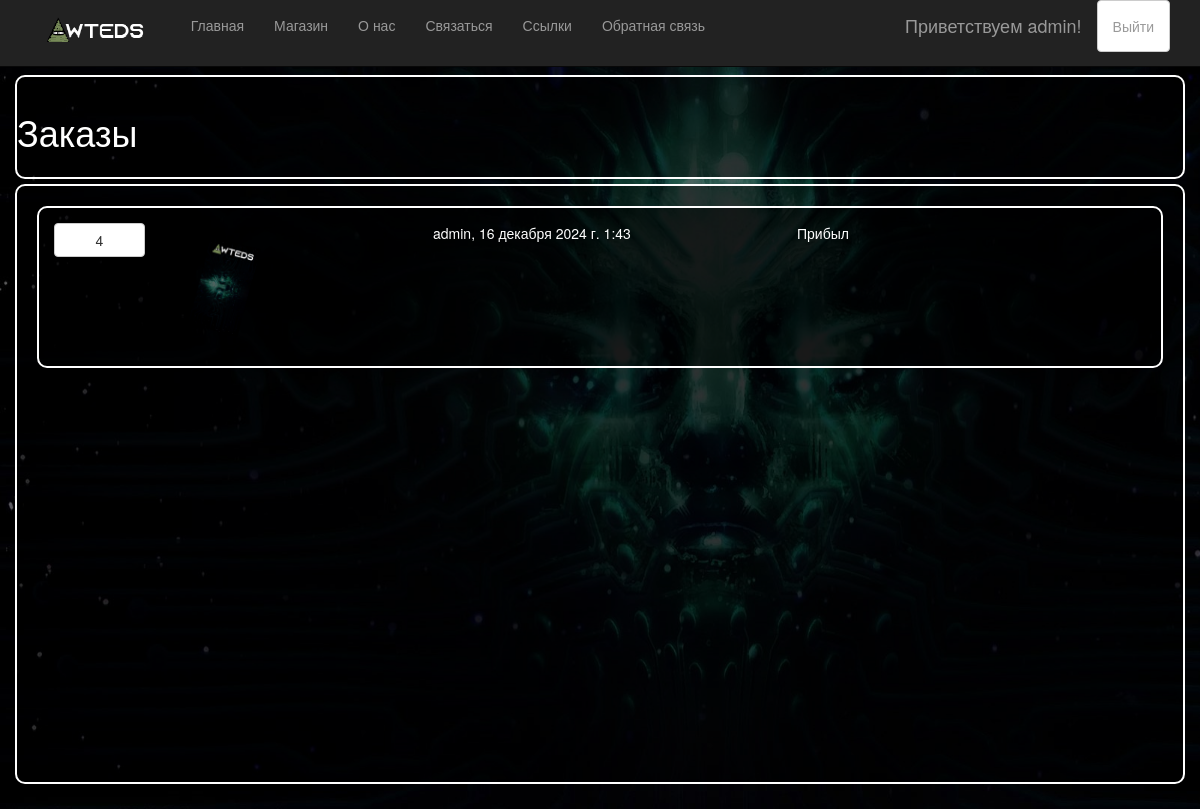
Screenshot of /orders/ (signed in) with the database file from the repository.
### app/models.py (models this page shows, shortened)
class Order (models.Model):
    merch = models.ForeignKey(Merch, on_delete = models.CASCADE, verbose_name = "Товары")
    placed_by = models.ForeignKey(User, verbose_name = "Заказчик", on_delete = models.SET_DEFAULT, default = "Удаленный пользователь")
    amount = models.IntegerField()
    totalcost = models.DecimalField(max_digits = 10, decimal_places = 2, verbose_name = "Итого")
    creation_date = models.DateTimeField(default = datetime.now(), verbose_name = "Создание")
    status = models.CharField(max_length = 32, db_default = "AS", default = "Собирается",
                             verbose_name = "", choices = [
                                ("AS", "Собирается"),
                                ("SE", "Отправлен"),
                                ("AR", "Прибыл"),
                            ])
    class Meta:
        db_table = "orders"
        ordering = ["-creation_date"]
        verbose_name = "заказ"
        verbose_name_plural = "заказы"

class Merch (models.Model):
    name = models.CharField(max_length = 127, verbose_name = "Название")
    description = models.TextField(verbose_name = "Описание")
    cost = models.DecimalField(max_digits = 8, decimal_places = 2, verbose_name = "Цена")
    image_1 = models.ImageField(max_length = 255, null = True, blank = True, verbose_name = "Картинка (1)")
    image_2 = models.ImageField(max_length = 255, null = True, blank = True, verbose_name = "Картинка (2)")
    image_3 = models.ImageField(max_length = 255, null = True, blank = True, verbose_name = "Картинка (3)")
    favof = models.ManyToManyField(UserExpanded, verbose_name = "В избранном у", through = UserExpanded.favs.through, null = True, blank = True)
    class Meta:
        db_table = "merch_items"
        ordering = ["id"]
        verbose_name = "товар"
        verbose_name_plural = "товары"

### app/views.py (the view, shortened to what this page needs)
# urls.py: path('orders/', views.orders, name='orders'),
def orders(request):
    assert isinstance(request, HttpRequest)
    usr = request.user
    if (usr.is_authenticated):
        usrex = UserExpanded.objects.get(user = usr)
        if (usrex.manager):
            return render(
                request,
                'app/orders.html',
                {
                    'type': 1,
                    'username': usr.username,
                    'orders': Order.objects.all(),
                    'year': datetime.now().year,
                })
    else:
        return redirect('home')

### app/templates/app/orders.html (shortened to what this page needs)
{% extends "app/layout.html" %}
{% load static %}
{% block content %}
<div>
    <div class="content-card container">
        <div class="row">
            <h1>Заказы {% if type == 0 %}пользователя {{username}} {% endif %}</h1>
        </div>
    </div>
    <div class="scroller content-card container" style="height: 75vh">
        {% for ord in orders %}
            <div class="content-card row" style="margin-left:5px; margin-right:5px">
                <a class="col-md-1 btn btn-default" href="{% url 'order' orderid=ord.id %}">{{ord.id}}</a>
                <div class="col-md-3">
                    {% if ord.merch.image_1.url != null %}
                    <img class="to-fit-micro" src="{{ord.merch.image_1}}" alt="{{ord.merch.name}}"/>
                    {% else %}
                    <p>{{ord.merch.name}}</p>
                    {% endif %}
                </div>
                <p class="col-md-4">{{ord.placed_by}}, {{ord.creation_date}}</p>
                <p class="col-md-3">{{ord.status}}</p>
            </div>
        {% endfor %}
    </div>
</div>
{% endblock %}

### app/templates/app/loginpartial.html (shortened to what this page needs)
﻿{% if user.is_authenticated %}
<form id="logoutForm" action="/logout/" method="post" class="navbar-right">
    <ul class="nav navbar-nav navbar-right">
        <li><span class="navbar-brand">Приветствуем {{ user.username }}!</span></li>
        <li><a class="btn btn-default" href="javascript:document.getElementById('logoutForm').submit()">Выйти</a></li>
    </ul>
</form>
{% else %}
<ul class="nav navbar-nav navbar-right">
    <li><a href="{% url 'login' %}">Войти</a></li>
    <li><div style="margin: 15px 0px">или</div></li>
    <li><a href="{% url 'register' %}">Зарегистрироваться</a></li>
</ul>
{% endif %}

### app/static/app/content/site.css (style rules this page uses)
body { background-image: url(../img/bg.jpg); background-repeat: no-repeat; background-size: cover; background-attachment: fixed; padding-top: 50px; padding-bottom: 20px; color: white; }
.content-card { border: solid; border-color: rgba(255,255,255,1); border-width: 2px; border-radius: 10px; background-color: rgba(0,0,0,0.5); margin-bottom: 5px; margin-top: 5px; padding: 15px; }
.scroller { overflow-y: scroll; overflow-x: hidden; height: 600px; }
.to-fit-micro { max-width: 100%; max-height: 128px; }

### rows the page displays
Order: id "4", merch.image_1 (picture), placed_by "admin", creation_date "16 декабря 2024 г. 1:43", status "Прибыл"

### other values shown
{{ user.username }} "admin"
